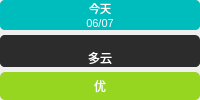
         <widget class="QWidget" name="dailyWeather" native="true">
          <layout class="QVBoxLayout" name="verticalLayout_10">
           <property name="spacing">
            <number>5</number>
           </property>
           <property name="leftMargin">
            <number>0</number>
           </property>
           <property name="topMargin">
            <number>0</number>
           </property>
           <property name="rightMargin">
            <number>0</number>
           </property>
           <property name="bottomMargin">
            <number>0</number>
           </property>
           <item>
            <widget class="QWidget" name="time" native="true">
             <property name="styleSheet">
              <string notr="true">border-radius: 5px;
color: rgb(255, 255, 255);
background-color: rgb(0, 189, 189);</string>
             </property>
             <layout class="QVBoxLayout" name="verticalLayout_8">
              <property name="spacing">
               <number>0</number>
              </property>
              <property name="leftMargin">
               <number>0</number>
              </property>
              <property name="topMargin">
               <number>0</number>
              </property>
              <property name="rightMargin">
               <number>0</number>
              </property>
              <property name="bottomMargin">
               <number>0</number>
              </property>
              <item>
               <widget class="QLabel" name="day">
                <property name="font">
                 <font>
                  <pointsize>8</pointsize>
                 </font>
                </property>
                <property name="styleSheet">
                 <string notr="true">color: rgb(255, 255, 255);</string>
                </property>
                <property name="text">
                 <string>今天</string>
                </property>
                <property name="alignment">
                 <set>Qt::AlignmentFlag::AlignBottom|Qt::AlignmentFlag::AlignHCenter</set>
                </property>
               </widget>
              </item>
              <item>
               <widget class="QLabel" name="date">
                <property name="font">
                 <font>
                  <pointsize>8</pointsize>
                 </font>
                </property>
                <property name="styleSheet">
                 <string notr="true">color: rgb(255, 255, 255);</string>
                </property>
                <property name="text">
                 <string>06/07</string>
                </property>
                <property name="alignment">
                 <set>Qt::AlignmentFlag::AlignHCenter|Qt::AlignmentFlag::AlignTop</set>
                </property>
               </widget>
              </item>
             </layout>
            </widget>
           </item>
           <item>
            <widget class="QWidget" name="weather" native="true">
             <property name="styleSheet">
              <string notr="true">border-radius: 5px;
color: rgb(255, 255, 255);
background-color: rgb(44, 44, 44);</string>
             </property>
             <layout class="QVBoxLayout" name="verticalLayout_9">
              <property name="spacing">
               <number>0</number>
              </property>
              <property name="leftMargin">
               <number>0</number>
              </property>
              <property name="topMargin">
               <number>0</number>
              </property>
              <property name="rightMargin">
               <number>0</number>
              </property>
              <property name="bottomMargin">
               <number>0</number>
              </property>
              <item>
               <widget class="QLabel" name="weatherSmartIcon">
                <property name="maximumSize">
                 <size>
                  <width>70</width>
                  <height>70</height>
                 </size>
                </property>
                <property name="layoutDirection">
                 <enum>Qt::LayoutDirection::LeftToRight</enum>
                </property>
                <property name="text">
                 <string/>
                </property>
                <property name="pixmap">
                 <pixmap resource="res.qrc">:/icon/cloudy_day.svg</pixmap>
                </property>
                <property name="scaledContents">
                 <bool>true</bool>
                </property>
                <property name="alignment">
                 <set>Qt::AlignmentFlag::AlignCenter</set>
                </property>
               </widget>
              </item>
              <item>
               <widget class="QLabel" name="weatherLabel">
                <property name="styleSheet">
                 <string notr="true">color: rgb(255, 255, 255);</string>
                </property>
                <property name="text">
                 <string>多云</string>
                </property>
                <property name="alignment">
                 <set>Qt::AlignmentFlag::AlignHCenter|Qt::AlignmentFlag::AlignTop</set>
                </property>
               </widget>
              </item>
             </layout>
            </widget>
           </item>
           <item>
            <widget class="QLabel" name="air">
             <property name="styleSheet">
              <string notr="true">border-radius: 5px;
color: rgb(255, 255, 255);
background-color: rgb(150, 213, 32);</string>
             </property>
             <property name="text">
              <string>优</string>
             </property>
             <property name="alignment">
              <set>Qt::AlignmentFlag::AlignCenter</set>
             </property>
            </widget>
           </item>
          </layout>
         </widget>
